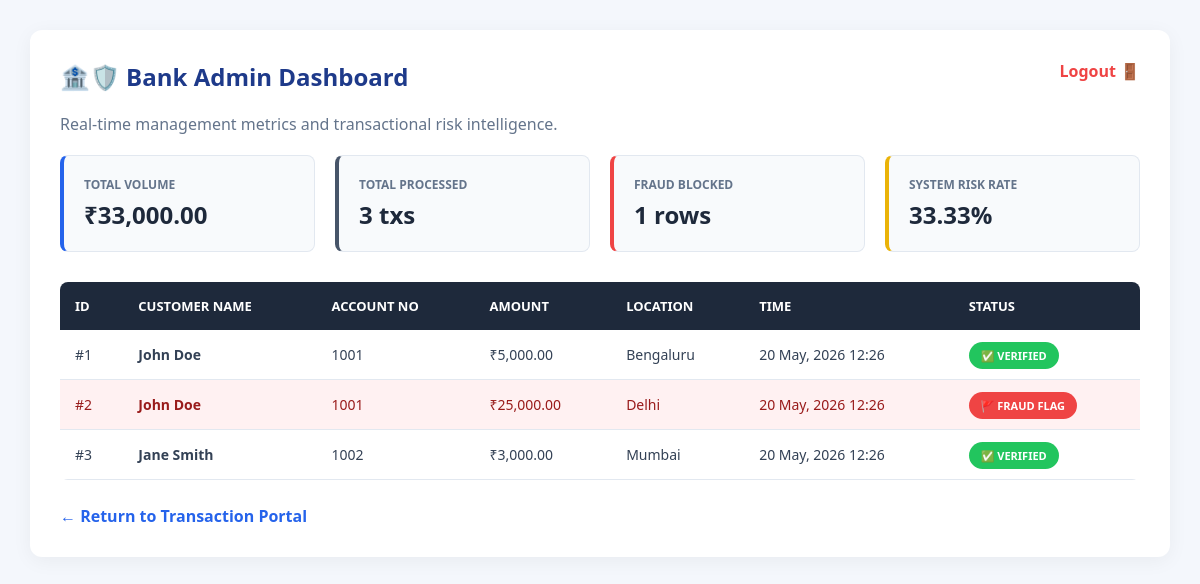
/admin.php (signed in), run on the app's committed database.
### tables this page shows
CREATE TABLE IF NOT EXISTS transactions (
    id INT PRIMARY KEY AUTO_INCREMENT,
    user_id INT NOT NULL,
    amount DECIMAL(10, 2) NOT NULL,
    location VARCHAR(50) NOT NULL,
    is_fraud INT DEFAULT 0,
    trans_time TIMESTAMP DEFAULT CURRENT_TIMESTAMP,
    FOREIGN KEY (user_id) REFERENCES users(id) ON DELETE CASCADE
);

CREATE TABLE IF NOT EXISTS users (
    id INT PRIMARY KEY AUTO_INCREMENT,
    name VARCHAR(100) NOT NULL,
    account_no VARCHAR(20) UNIQUE NOT NULL,
    password VARCHAR(255) NOT NULL,
    role ENUM('customer', 'admin') DEFAULT 'customer',
    last_location VARCHAR(50),
    created_at TIMESTAMP DEFAULT CURRENT_TIMESTAMP
);

### admin.php (the view, shortened to what this page needs)
<?php
include 'db.php';
$stats_query = "SELECT
                    COUNT(*) as total_trans,
                    SUM(CASE WHEN is_fraud = 1 THEN 1 ELSE 0 END) as fraud_count,
                    SUM(amount) as total_volume
                FROM transactions";
$stats_result = $conn->query($stats_query);
$stats = $stats_result->fetch_assoc();
$total_transactions = $stats['total_trans'] ?? 0;
$fraud_count = $stats['fraud_count'] ?? 0;
$total_volume = $stats['total_volume'] ?? 0;
$fraud_rate = $total_transactions > 0 ? round(($fraud_count / $total_transactions) * 100, 2) : 0;
$query = "SELECT transactions.*, users.name, users.account_no
          FROM transactions
          JOIN users ON transactions.user_id = users.id
          ORDER BY transactions.trans_time DESC";
$result = $conn->query($query);
?>
<!DOCTYPE html>
<html lang="en">
<head>
</head>
<body>
<div class="container">
    <a href="logout.php" style="float: right; color: #ef4444; text-decoration: none; font-weight: bold;">Logout 🚪</a>
    <h2>🏦🛡️ Bank Admin Dashboard</h2>
    <p style="color: #64748b;">Real-time management metrics and transactional risk intelligence.</p>
    <div class="metrics-grid">
        <div class="metric-card" style="border-left: 4px solid #2563eb;">
            <div class="metric-title">Total Volume</div>
            <div class="metric-value">₹<?php echo number_format($total_volume, 2); ?></div>
        </div>
        <div class="metric-card" style="border-left: 4px solid #475569;">
            <div class="metric-title">Total Processed</div>
            <div class="metric-value"><?php echo $total_transactions; ?> txs</div>
        </div>
        <div class="metric-card" style="border-left: 4px solid #ef4444;">
            <div class="metric-title">Fraud Blocked</div>
            <div class="metric-value"><?php echo $fraud_count; ?> rows</div>
        </div>
        <div class="metric-card" style="border-left: 4px solid #eab308;">
            <div class="metric-title">System Risk Rate</div>
            <div class="metric-value"><?php echo $fraud_rate; ?>%</div>
        </div>
    </div>
    <table>
        <thead>
            <tr>
                <th>ID</th>
                <th>Customer Name</th>
                <th>Account No</th>
                <th>Amount</th>
                <th>Location</th>
                <th>Time</th>
                <th>Status</th>
            </tr>
        </thead>
        <tbody>
            <?php if ($result->num_rows > 0): ?>
                <?php while($row = $result->fetch_assoc()): ?>
                    <tr class="<?php echo $row['is_fraud'] ? 'fraud-row' : ''; ?>">
                        <td>#<?php echo $row['id']; ?></td>
                        <td><strong><?php echo htmlspecialchars($row['name']); ?></strong></td>
                        <td><?php echo htmlspecialchars($row['account_no']); ?></td>
                        <td>₹<?php echo number_format($row['amount'], 2); ?></td>
                        <td><?php echo htmlspecialchars($row['location']); ?></td>
                        <td><?php echo date('d M, Y H:i', strtotime($row['trans_time'])); ?></td>
                        <td>
                            <?php if ($row['is_fraud']): ?>
                                <span class="badge badge-fraud">🚩 FRAUD FLAG</span>
                            <?php else: ?>
                                <span class="badge badge-safe">✅ VERIFIED</span>
                            <?php endif; ?>
                        </td>
                    </tr>
                <?php endwhile; ?>
            <?php else: ?>
                <tr>
                    <td colspan="7" style="text-align: center; padding: 30px; color: #94a3b8;">No records logged in the database.</td>
                </tr>
            <?php endif; ?>
        </tbody>
    </table>
    <a href="home.php" class="back-link">← Return to Transaction Portal</a>
</div>
</body>
</html>

### admin.php (style rules this page uses)
body { font-family: 'Segoe UI', Arial, sans-serif; background: #f4f7fc; padding: 30px; margin: 0; }
.container { max-width: 1150px; margin: 0 auto; background: white; padding: 30px; border-radius: 12px; box-shadow: 0 4px 20px rgba(0,0,0,0.05); }
h2 { color: #1e3a8a; margin-top: 0; display: flex; align-items: center; gap: 10px; }
.metrics-grid { display: grid; grid-template-columns: repeat(4, 1fr); gap: 20px; margin-bottom: 30px; margin-top: 20px; }
.metric-card { background: #f8fafc; padding: 20px; border-radius: 8px; border: 1px solid #e2e8f0; text-align: left; }
.metric-title { font-size: 12px; text-transform: uppercase; color: #64748b; font-weight: bold; }
.metric-value { font-size: 24px; font-weight: bold; color: #1e293b; margin-top: 5px; }
table { width: 100%; border-collapse: collapse; margin-top: 10px; overflow: hidden; border-radius: 8px; }
th { background: #1e293b; color: white; padding: 15px; text-align: left; font-size: 13px; text-transform: uppercase; }
td { padding: 15px; border-bottom: 1px solid #e2e8f0; font-size: 14px; color: #334155; }
.fraud-row { background: #fff1f2; }
.fraud-row td { color: #991b1b; }
.badge { padding: 6px 12px; border-radius: 20px; font-size: 11px; font-weight: bold; }
.badge-fraud { background: #ef4444; color: white; }
.badge-safe { background: #22c55e; color: white; }
.back-link { display: inline-block; margin-top: 25px; color: #2563eb; text-decoration: none; font-weight: 600; }

### data on the page
transactions: id "1", user.name "John Doe", user.account_no "1001", amount "5,000.00", location "Bengaluru", trans_time "20 May, 2026 12:26", is_fraud "✅ VERIFIED"
transactions: id "2", user.name "John Doe", user.account_no "1001", amount "25,000.00", location "Delhi", trans_time "20 May, 2026 12:26", is_fraud "🚩 FRAUD FLAG"
transactions: id "3", user.name "Jane Smith", user.account_no "1002", amount "3,000.00", location "Mumbai", trans_time "20 May, 2026 12:26", is_fraud "✅ VERIFIED"

### other printed values
$total_volume "33,000.00"
$total_transactions "3"
$fraud_count "1"
$fraud_rate "33.33"
